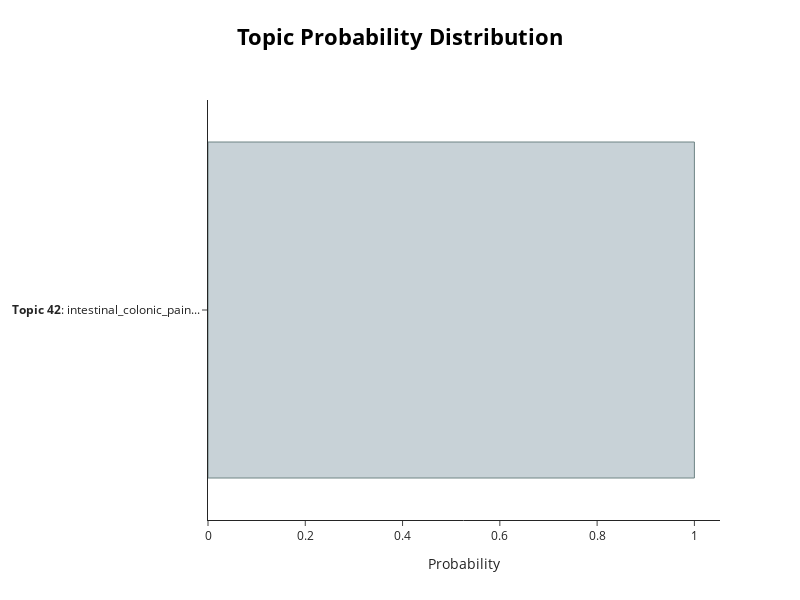

Source (notebook cell):
### Markdown cell above
## Visualize Topic Probabilities

The variable `probabilities` that is returned from `transform()` or `fit_transform()` can
be used to understand how confident BERTopic is that certain topics can be found in a document.

To visualize the distributions, we simply call:

### Code cell
input_index = 700
input_text = indication_sentences[input_index]
# find which row in the origial dataframe the input text is from
drug_row = 0
for idx, end_idx in enumerate(indication_index):
	start_idx = 0 if idx == 0 else indication_index[idx-1]
	if input_index >= start_idx and input_index < end_idx:
		drug_row = idx
		break
drug_name = fda_api_df['drug_name'].iloc[drug_row]
print(f'Drug: {drug_name}')
print(f'{selected_field.capitalize()}:')
# wrap text after 80 characters and an indent of 4 spaces
input_text = textwrap.fill(input_text, width=80, initial_indent='    ', subsequent_indent='    ')
print(input_text)
print(f'Input topic probabilities: {input_index}')
topic_model.visualize_distribution(probs[input_index], min_probability=0.001)

### Figure 1 — Plotly figure (JSON) as saved in the notebook; plotly's stock layout.template omitted (floating-point values rounded to 4 significant figures)
{"data": [{"marker": {"color": "#C8D2D7", "line": {"color": "#6E8484", "width": 1}}, "orientation": "h", "type": "bar", "x": [1], "y": ["<b>Topic 42</b>: intestinal_colonic_pain..."]}], "layout": {"height": 600, "hoverlabel": {"bgcolor": "white", "font": {"family": "Rockwell", "size": 16}}, "title": {"font": {"color": "Black", "size": 22}, "text": "<b>Topic Probability Distribution</b>", "x": 0.5, "xanchor": "center", "y": 0.95, "yanchor": "top"}, "width": 800, "xaxis": {"title": {"text": "Probability"}}}}
